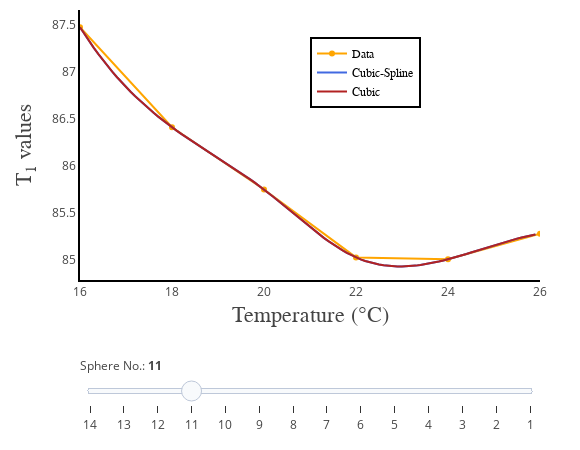

Notebook code for this chart:
### Code cell
#DATA
input_temperature = np.arange(16,26,0.1);
dataSpline = temperature_correction(input_temperature,42)
dataCubic = temperature_correction(input_temperature,42,'cubic')

original_temperature = np.arange(16,28,2);
original_data = temperature_correction(original_temperature,42)

sphereID = np.arange(len(dataSpline),0,-1)

# PLOTS
init_notebook_mode(connected=True)
    
data1 = [dict(
    visible = False,
    line=dict(color='orange'),
    x = original_temperature,
    y = abs(original_data[13-ii]),
    name = 'Data',
    text = 'Data)',
    hoverinfo = 'x+y+text') for ii in range(len(sphereID))]

data1[4]['visible'] = True
    
data2 = [dict(
    visible = False,
    line=dict(color='royalblue'),
    x = input_temperature,
    y = abs(dataSpline[13-ii]),
    name = 'Cubic-Spline',
    text = 'Cubic-Spline',
    hoverinfo = 'x+y+text') for ii in range(len(sphereID))]

data2[4]['visible'] = True

data3 = [dict(
    visible = False,
    line=dict(color='firebrick'),
    x = input_temperature,
    y = abs(dataCubic[13-ii]),
    name = 'Cubic',
    text = 'Cubic)',
    hoverinfo = 'x+y+text') for ii in range(len(sphereID))]

data3[4]['visible'] = True

data = data1 + data2 + data3

steps = []
for i in range(len(sphereID)):
    step = dict(
        method = 'restyle',  
        args = ['visible', [False] * len(data2)],
        label = str(np.asarray(sphereID)[i])
        )
    step['args'][1][i] = True # Toggle i'th trace to "visible"
    steps.append(step)

sliders=[
    dict(
        x = 0,
        y = -0.09,
        active = 3,
        currentvalue = {"prefix": "Sphere No.: <b>"},
        pad = {"t": 50, "b": 10},
        steps = steps)]

layout = go.Layout(
    width=580,
    height=450,
    margin=go.layout.Margin(
        l=80,
        r=40,
        b=60,
        t=10,
    ),
    annotations=[
        dict(
            x=0.5004254919715793,
            y=-0.18,
            showarrow=False,
            text='Temperature (°C)',
            font=dict(
                family='Times New Roman',
                size=22
            ),
            xref='paper',
            yref='paper'
        ),
        dict(
            x=-0.15,
            y=0.5,
            showarrow=False,
            text='T<sub>1</sub> values',
            font=dict(
                family='Times New Roman',
                size=22
            ),
            textangle=-90,
            xref='paper',
            yref='paper'
        ),
    ],
    xaxis=dict(
        autorange=False,
        range=[16, original_temperature[-1]],
        showgrid=False,
        linecolor='black',
        linewidth=2
    ),
    yaxis=dict(
        autorange=True,
        showgrid=False,
        linecolor='black',
        linewidth=2
    ),
    legend=dict(
        x=0.5,
        y=0.9,
        traceorder='normal',
        font=dict(
            family='Times New Roman',
            size=12,
            color='#000'
        ),
        bordercolor='#000000',
        borderwidth=2
    ), 
    sliders=sliders
)

fig = dict(data=data, layout=layout)

iplot(fig, filename = 'basic-line', config = config)
